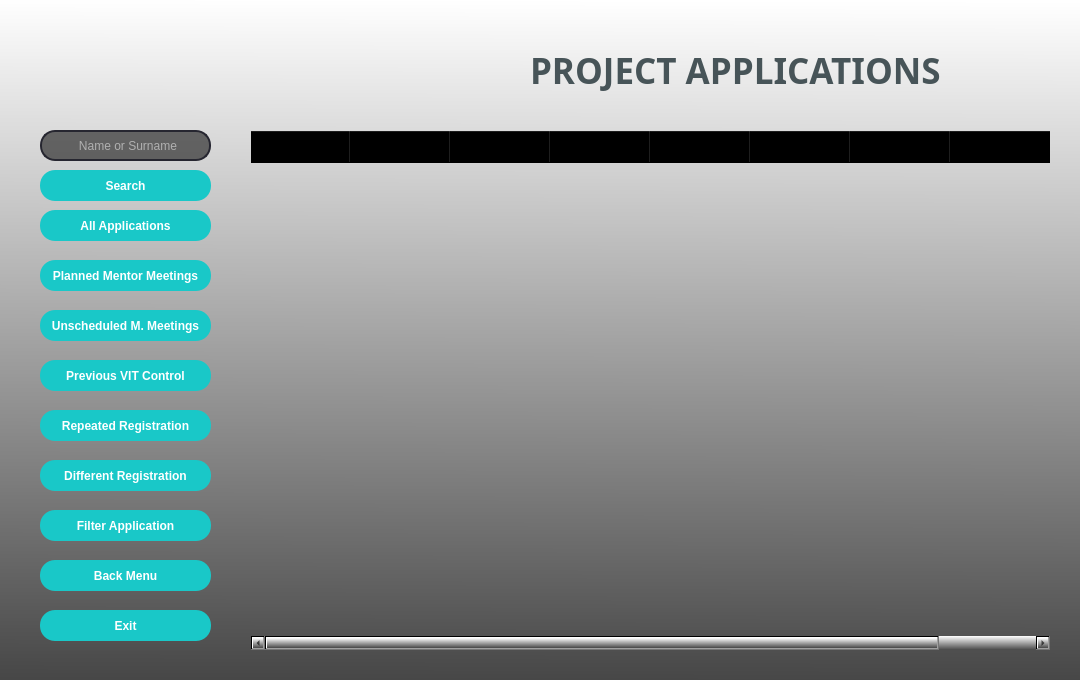
<?xml version="1.0" encoding="UTF-8"?>
<ui version="4.0">
 <class>FormApplications</class>
 <widget class="QWidget" name="FormApplications">
  <property name="geometry">
   <rect>
    <x>0</x>
    <y>0</y>
    <width>1080</width>
    <height>680</height>
   </rect>
  </property>
  <property name="minimumSize">
   <size>
    <width>1080</width>
    <height>680</height>
   </size>
  </property>
  <property name="maximumSize">
   <size>
    <width>1080</width>
    <height>680</height>
   </size>
  </property>
  <property name="windowTitle">
   <string>APPLICATION</string>
  </property>
  <property name="windowIcon">
   <iconset>
    <normaloff>pictures/werhere_icon.png</normaloff>pictures/werhere_icon.png</iconset>
  </property>
  <property name="styleSheet">
   <string notr="true">background-color: qlineargradient(spread:pad, x1:0.489, y1:1, x2:0.494, y2:0, stop:0 rgba(71, 71, 71, 255), stop:1 rgba(255, 255, 255, 255));</string>
  </property>
  <widget class="QPushButton" name="pushButton_app_all_app">
   <property name="geometry">
    <rect>
     <x>40</x>
     <y>210</y>
     <width>171</width>
     <height>31</height>
    </rect>
   </property>
   <property name="font">
    <font>
     <family>Arial</family>
     <bold>true</bold>
    </font>
   </property>
   <property name="styleSheet">
    <string notr="true">QPushButton{
	border-radius : 15px;
	background-color : rgb(25, 200, 200);
	color: rgb(255, 255, 255);
}
QPushButton:hover{
	background-color: rgb(20, 135, 135);
    border: 2px solid rgb(162, 0, 0);
}</string>
   </property>
   <property name="text">
    <string>All Applications</string>
   </property>
  </widget>
  <widget class="QLabel" name="label">
   <property name="geometry">
    <rect>
     <x>270</x>
     <y>22</y>
     <width>261</width>
     <height>101</height>
    </rect>
   </property>
   <property name="styleSheet">
    <string notr="true">background-color: rgba(0, 0, 0,0%);</string>
   </property>
   <property name="text">
    <string/>
   </property>
   <property name="pixmap">
    <pixmap>pictures/werhere_logo.ico</pixmap>
   </property>
  </widget>
  <widget class="QPushButton" name="pushButton_app_planned_mentor">
   <property name="geometry">
    <rect>
     <x>40</x>
     <y>260</y>
     <width>171</width>
     <height>31</height>
    </rect>
   </property>
   <property name="font">
    <font>
     <family>Arial</family>
     <bold>true</bold>
    </font>
   </property>
   <property name="styleSheet">
    <string notr="true">QPushButton{
	border-radius : 15px;
	background-color : rgb(25, 200, 200);
	color: rgb(255, 255, 255);
}
QPushButton:hover{
	background-color: rgb(20, 135, 135);
    border: 2px solid rgb(162, 0, 0);
}</string>
   </property>
   <property name="text">
    <string>Planned Mentor Meetings</string>
   </property>
  </widget>
  <widget class="QPushButton" name="pushButton_app_unscheduled_meeting">
   <property name="geometry">
    <rect>
     <x>40</x>
     <y>310</y>
     <width>171</width>
     <height>31</height>
    </rect>
   </property>
   <property name="font">
    <font>
     <family>Arial</family>
     <bold>true</bold>
    </font>
   </property>
   <property name="styleSheet">
    <string notr="true">QPushButton{
	border-radius : 15px;
	background-color : rgb(25, 200, 200);
	color: rgb(255, 255, 255);
}
QPushButton:hover{
	background-color: rgb(20, 135, 135);
    border: 2px solid rgb(162, 0, 0);
}</string>
   </property>
   <property name="text">
    <string>Unscheduled M. Meetings</string>
   </property>
  </widget>
  <widget class="QPushButton" name="pushButton_app_pre_vit_control">
   <property name="geometry">
    <rect>
     <x>40</x>
     <y>360</y>
     <width>171</width>
     <height>31</height>
    </rect>
   </property>
   <property name="font">
    <font>
     <family>Arial</family>
     <bold>true</bold>
    </font>
   </property>
   <property name="styleSheet">
    <string notr="true">QPushButton{
	border-radius : 15px;
	background-color : rgb(25, 200, 200);
	color: rgb(255, 255, 255);
}
QPushButton:hover{
	background-color: rgb(20, 135, 135);
 border: 2px solid rgb(162, 0, 0);
}</string>
   </property>
   <property name="text">
    <string>Previous VIT Control</string>
   </property>
  </widget>
  <widget class="QPushButton" name="pushButton_app_rep_registrations">
   <property name="geometry">
    <rect>
     <x>40</x>
     <y>410</y>
     <width>171</width>
     <height>31</height>
    </rect>
   </property>
   <property name="font">
    <font>
     <family>Arial</family>
     <bold>true</bold>
    </font>
   </property>
   <property name="styleSheet">
    <string notr="true">QPushButton{
	border-radius : 15px;
	background-color : rgb(25, 200, 200);
	color: rgb(255, 255, 255);
}
QPushButton:hover{
	background-color: rgb(20, 135, 135);
 border: 2px solid rgb(162, 0, 0);
}</string>
   </property>
   <property name="text">
    <string>Repeated Registration</string>
   </property>
  </widget>
  <widget class="QPushButton" name="pushButton_diff_registration">
   <property name="geometry">
    <rect>
     <x>40</x>
     <y>460</y>
     <width>171</width>
     <height>31</height>
    </rect>
   </property>
   <property name="font">
    <font>
     <family>Arial</family>
     <bold>true</bold>
    </font>
   </property>
   <property name="styleSheet">
    <string notr="true">QPushButton{
	border-radius : 15px;
	background-color : rgb(25, 200, 200);
	color: rgb(255, 255, 255);
}
QPushButton:hover{
	background-color: rgb(20, 135, 135);
 border: 2px solid rgb(162, 0, 0);
}</string>
   </property>
   <property name="text">
    <string>Different Registration</string>
   </property>
  </widget>
  <widget class="QPushButton" name="pushButton_app_back_menu">
   <property name="geometry">
    <rect>
     <x>40</x>
     <y>560</y>
     <width>171</width>
     <height>31</height>
    </rect>
   </property>
   <property name="font">
    <font>
     <family>Arial</family>
     <bold>true</bold>
    </font>
   </property>
   <property name="styleSheet">
    <string notr="true">QPushButton{
	border-radius : 15px;
	background-color : rgb(25, 200, 200);
	color: rgb(255, 255, 255);
}
QPushButton:hover{
	background-color: rgb(20, 135, 135);
 border: 2px solid rgb(162, 0, 0);
}</string>
   </property>
   <property name="text">
    <string>Back Menu</string>
   </property>
  </widget>
  <widget class="QPushButton" name="pushButton_app_filter_app">
   <property name="geometry">
    <rect>
     <x>40</x>
     <y>510</y>
     <width>171</width>
     <height>31</height>
    </rect>
   </property>
   <property name="font">
    <font>
     <family>Arial</family>
     <bold>true</bold>
    </font>
   </property>
   <property name="styleSheet">
    <string notr="true">QPushButton{
	border-radius : 15px;
	background-color : rgb(25, 200, 200);
	color: rgb(255, 255, 255);
}
QPushButton:hover{
	background-color: rgb(20, 135, 135);
 border: 2px solid rgb(162, 0, 0);
}</string>
   </property>
   <property name="text">
    <string>Filter Application</string>
   </property>
  </widget>
  <widget class="QPushButton" name="pushButton_app_exit">
   <property name="geometry">
    <rect>
     <x>40</x>
     <y>610</y>
     <width>171</width>
     <height>31</height>
    </rect>
   </property>
   <property name="font">
    <font>
     <family>Arial</family>
     <bold>true</bold>
    </font>
   </property>
   <property name="styleSheet">
    <string notr="true">QPushButton{
	border-radius : 15px;
	background-color : rgb(25, 200, 200);
	color: rgb(255, 255, 255);
}
QPushButton:hover{
	background-color: rgb(20, 135, 135);
    border: 2px solid rgb(162, 0, 0);
}</string>
   </property>
   <property name="text">
    <string>Exit</string>
   </property>
  </widget>
  <widget class="QPushButton" name="pushButton_app_search">
   <property name="geometry">
    <rect>
     <x>40</x>
     <y>170</y>
     <width>171</width>
     <height>31</height>
    </rect>
   </property>
   <property name="font">
    <font>
     <family>Arial</family>
     <bold>true</bold>
    </font>
   </property>
   <property name="styleSheet">
    <string notr="true">QPushButton{
	border-radius : 15px;
	background-color : rgb(25, 200, 200);
	color: rgb(255, 255, 255);
}
QPushButton:hover{
	background-color: rgb(20, 135, 135);
    border: 2px solid rgb(162, 0, 0);
}</string>
   </property>
   <property name="text">
    <string>Search</string>
   </property>
  </widget>
  <widget class="QTableWidget" name="tableWidget_app">
   <property name="geometry">
    <rect>
     <x>250</x>
     <y>130</y>
     <width>801</width>
     <height>521</height>
    </rect>
   </property>
   <property name="styleSheet">
    <string notr="true">background-color: rgba(0, 0, 0,0%);</string>
   </property>
   <column>
    <property name="text">
     <string>Date</string>
    </property>
   </column>
   <column>
    <property name="text">
     <string>Name Surname</string>
    </property>
   </column>
   <column>
    <property name="text">
     <string>Mail</string>
    </property>
   </column>
   <column>
    <property name="text">
     <string>Telephone</string>
    </property>
   </column>
   <column>
    <property name="text">
     <string>Post Code</string>
    </property>
   </column>
   <column>
    <property name="text">
     <string>State</string>
    </property>
   </column>
   <column>
    <property name="text">
     <string>Status</string>
    </property>
   </column>
   <column>
    <property name="text">
     <string>Economical 
Situation</string>
    </property>
    <property name="whatsThis">
     <string/>
    </property>
   </column>
  </widget>
  <widget class="QLineEdit" name="lineEdit_app_username">
   <property name="enabled">
    <bool>true</bool>
   </property>
   <property name="geometry">
    <rect>
     <x>40</x>
     <y>130</y>
     <width>171</width>
     <height>31</height>
    </rect>
   </property>
   <property name="focusPolicy">
    <enum>Qt::StrongFocus</enum>
   </property>
   <property name="styleSheet">
    <string notr="true">QLineEdit {
  border: 2px solid rgb(38, 38, 48);
  border-radius: 15px;
  color: #FFF;
  padding-left: 15px;
  background-color: rgba(0, 0, 0,55%);
 
}

QLineEdit:hover {
	border: 2px solid rgb(0, 255, 255);
}

 QLineEdit:focus  {
  border: 2px solid rgb(35, 218, 233);
  background-color: rgb(47, 47, 47);
}

   



</string>
   </property>
   <property name="text">
    <string/>
   </property>
   <property name="placeholderText">
    <string>      Name or Surname</string>
   </property>
  </widget>
  <widget class="QLabel" name="label_2">
   <property name="geometry">
    <rect>
     <x>530</x>
     <y>50</y>
     <width>491</width>
     <height>41</height>
    </rect>
   </property>
   <property name="font">
    <font>
     <family>Arial Black</family>
     <pointsize>26</pointsize>
     <bold>true</bold>
    </font>
   </property>
   <property name="styleSheet">
    <string notr="true">background-color: rgba(0, 0, 0,0%);
color: rgb(71, 84, 88);</string>
   </property>
   <property name="text">
    <string>PROJECT APPLICATIONS</string>
   </property>
  </widget>
  <widget class="QLabel" name="label_3">
   <property name="geometry">
    <rect>
     <x>8</x>
     <y>10</y>
     <width>231</width>
     <height>121</height>
    </rect>
   </property>
   <property name="styleSheet">
    <string notr="true">background-color: rgba(0, 0, 0,0%);</string>
   </property>
   <property name="text">
    <string/>
   </property>
   <property name="pixmap">
    <pixmap>pictures/project_app.png</pixmap>
   </property>
   <property name="scaledContents">
    <bool>true</bool>
   </property>
  </widget>
 </widget>
 <tabstops>
  <tabstop>lineEdit_app_username</tabstop>
  <tabstop>pushButton_app_search</tabstop>
  <tabstop>pushButton_app_all_app</tabstop>
  <tabstop>pushButton_app_planned_mentor</tabstop>
  <tabstop>pushButton_app_unscheduled_meeting</tabstop>
  <tabstop>pushButton_app_pre_vit_control</tabstop>
  <tabstop>pushButton_app_rep_registrations</tabstop>
  <tabstop>pushButton_diff_registration</tabstop>
  <tabstop>pushButton_app_filter_app</tabstop>
  <tabstop>tableWidget_app</tabstop>
  <tabstop>pushButton_app_back_menu</tabstop>
  <tabstop>pushButton_app_exit</tabstop>
 </tabstops>
 <resources/>
 <connections/>
</ui>
